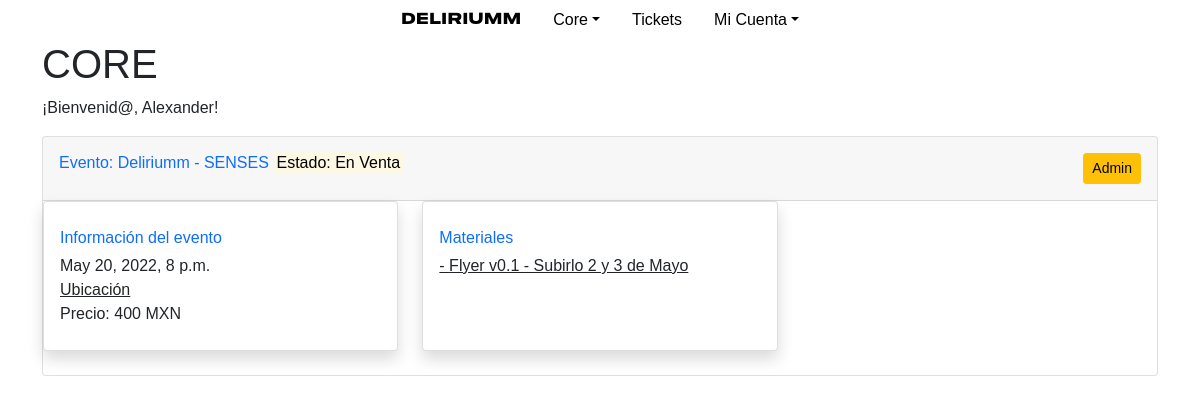
Before: /core/ (signed in) with the older database file.
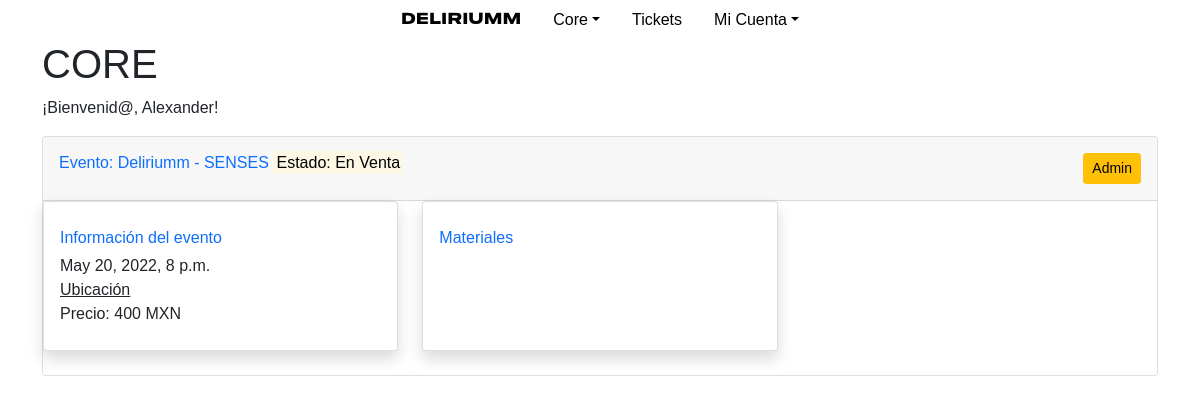
After: the same page with the newer database file.
### core/models.py (models this page shows)
class Material(models.Model):
    description = models.CharField(max_length=200)
    file = models.FileField(verbose_name="Archivo", upload_to='uploads/materials/', blank=True)
    event = models.ForeignKey(Event, on_delete=models.CASCADE)

### core/views.py (the view)
# urls.py: path("", views.index, name="index"),
def index(request):
    if not request.user.is_authenticated:
        return HttpResponseRedirect(reverse("users:login"))
    return render(request, "core/index.html", {
        "event": Event.objects.get(status="VE")
    })

### core/templates/core/index.html (shortened to what this page needs)
{% extends 'core/layout_1.html' %}
{% block head %}
{% load static %}
<link rel="stylesheet" type="text/css" href="{% static 'core/style_index.css' %}">
{% endblock %}
{% block body %}
<h1>CORE</h1>
<p>¡Bienvenid@, {{ user.first_name }}!</p>
    {% if event %}
    <div class="card mb-4">
        <div class="card-header py-3">
            <div class="row justify-content-between">
                <div class="col-xl-4 col-md-6">
                    <h6 class="m-0 font-weight-bold text-primary">Evento: {{ event.name }} <mark>Estado: {{ event.get_status_display }}</mark></h6>
                </div>
                <div class="col-xl-3 col-md-6">
                    <div class="text-end ">
                        <a href=""><button type="button" class="btn btn-warning btn-sm">Admin</button></a>
                    </div>
                </div>
            </div>
        </div>
    <div class="row">
        <div class="col-xl-4 col-md-6 mb-4">
            <div class="card border-left-primary shadow h-100 py-2">
                <div class="card-body">
                    <div class="row no-gutters align-items-center">
                        <div class="col mr-2">
                            <div class="text-xs font-weight-bold text-primary mb-1">
                                Información del evento</div>
                            <div class="p mb-0 text-gray-800">
                                {{ event.datetime }}
                            </div>
                            <div class="p mb-0 text-gray-800">
                                <a href="{{ event.locationmapslink }}" target="_blank" rel="noopener noreferrer">Ubicación</a>
                            </div>
                            <div class="p mb-0 text-gray-800">
                                Precio: {{ event.price }} MXN
                            </div>
                        </div>
                    </div>
                </div>
            </div>
        </div>
        <div class="col-xl-4 col-md-6 mb-4">
            <div class="card border-left-primary shadow h-100 py-2">
                <div class="card-body">
                    <div class="row no-gutters align-items-center">
                        <div class="col mr-2">
                            <div class="text-xs font-weight-bold text-primary mb-1">
                                Materiales</div>
                            {% for material in event.material_set.all %}
                            <div class="p mb-0 text-gray-800">
                                <a href="{% url 'core:dowload_material' material.pk %}" target="_blank" rel="noopener noreferrer">- {{material.description}}</a>
                            </div>
                            {% endfor %}
                        </div>
                    </div>
                </div>
            </div>
        </div>
    </div>
    {% endif %}
{% endblock body %}

Changed rows visible on the page:
removed Material: description "Flyer v0.1 - Subirlo 2 y 3 de Mayo"
